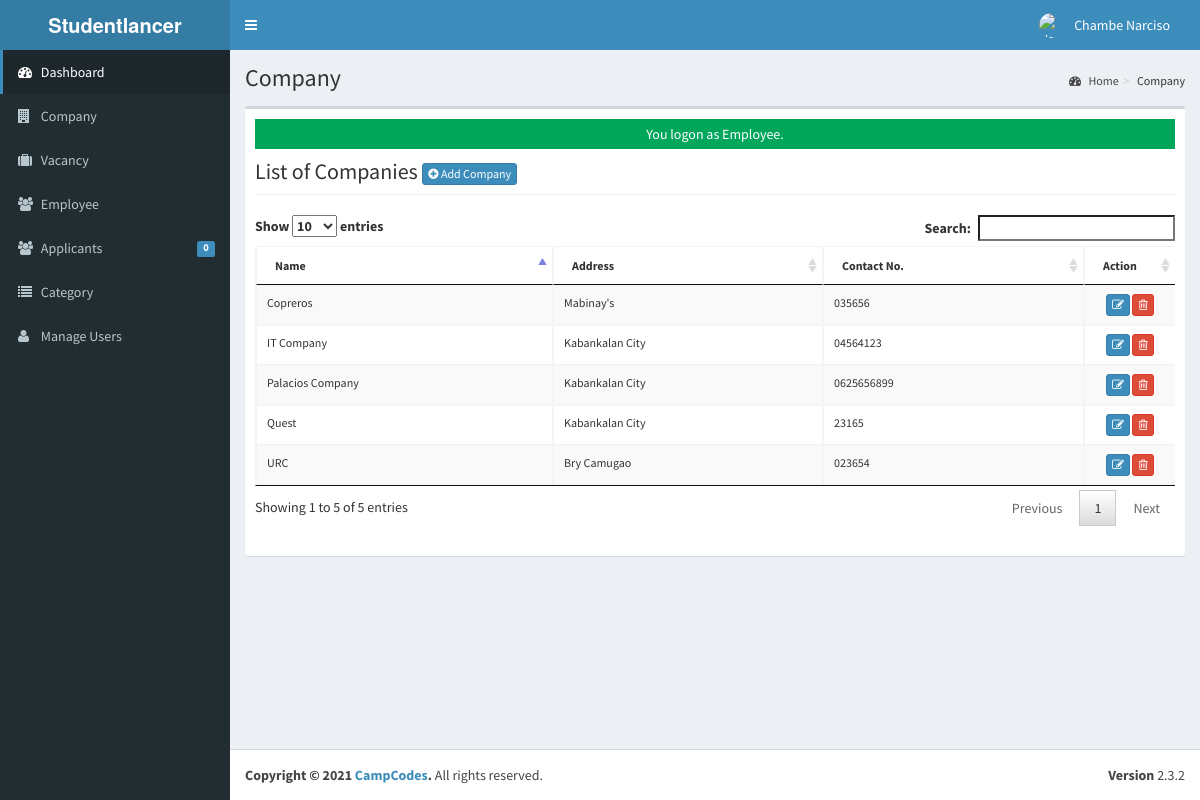
The app's page /admin/company/index.php (signed in), older data.
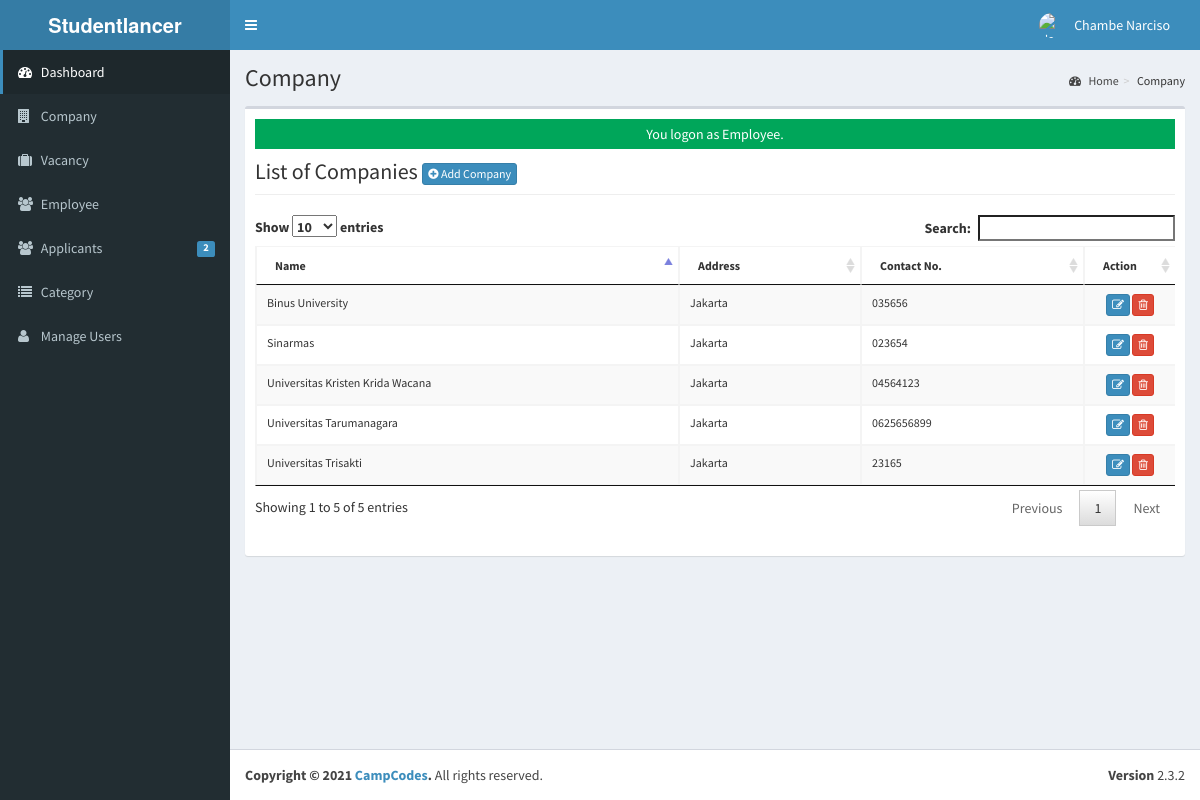
The same page, newer data.
### tables this page shows
CREATE TABLE `tblcompany` (
  `COMPANYID` int(11) NOT NULL,
  `COMPANYNAME` varchar(90) NOT NULL,
  `COMPANYADDRESS` varchar(90) NOT NULL,
  `COMPANYCONTACTNO` varchar(30) NOT NULL,
  `COMPANYSTATUS` varchar(90) NOT NULL,
  `COMPANYMISSION` text NOT NULL
);

### admin/company/index.php (called while the page is built, shortened)
<?php
require_once("../../include/initialize.php");
$title="Company";
require_once ("../theme/templates.php");
?>

### include/function.php (called while the page is built, shortened)
<?php
function currentpage(){
		$this_page = $_SERVER['SCRIPT_NAME'];
	    $bits = explode('/',$this_page);
		 return $bits[3];
	}
		?>

### include/database.php (called while the page is built, shortened)
<?php
class Database {
	var $sql_string = '';
	private $conn;
	public function open_connection() {
		$this->conn = mysqli_connect(server,user,pass);
		if(!$this->conn){
			echo "Problem in database connection! Contact administrator!";
			exit();
		}else{
			$db_select = mysqli_select_db($this->conn,database_name);
		}
	}
	function setQuery($sql='') {
		$this->sql_string=$sql;
	}
	function executeQuery() {
		$result = mysqli_query($this->conn,$this->sql_string);
		return $result;
	}
	private function confirm_query($result) {
		return $result;
	}
	function loadResultList( $key='' ) {
		$cur = $this->executeQuery();
		$array = array();
		while ($row = mysqli_fetch_object($cur)) {
			if ($key) {
				$array[$row->$key] = $row;
			} else {
				$array[] = $row;
			}
		}
		return $array;
	}
	function loadSingleResult() {
		$cur = $this->executeQuery();
		while ($row = mysqli_fetch_object($cur)) {
		return $data = $row;
		}
	}
}
$mydb = new Database();

### admin/company/list.php (the view, shortened to what the changed rows need)
<div class="row">
      	 <div class="col-lg-12">
           <h1 class="page-header">List of Companies  <a href="index.php?view=add" class="btn btn-primary btn-xs  ">  <i class="fa fa-plus-circle fw-fa"></i> Add Company</a>  </h1>
      		</div>
  		 </div>
 		    <form action="controller.php?action=delete" Method="POST">
		     <div class="table-responsive">
			<table id="dash-table" class="table table-striped table-bordered table-hover"  style="font-size:12px" cellspacing="0">
			  <thead>
			  	<tr>
			  		<th>Name</th>
			  		<th>Address</th>
			  		<th>Contact No.</th>
			  		 <th width="10%" align="center">Action</th>
			  	</tr>
			  </thead>
			  <tbody>
			  	<?php
			  		$mydb->setQuery("SELECT * FROM `tblcompany`");
			  		$cur = $mydb->loadResultList();
					foreach ($cur as $result) {
			  		echo '<tr>';
			  			echo '<td>' . $result->COMPANYNAME.'</td>';
			  			echo '<td>' . $result->COMPANYADDRESS.'</td>';
			  			echo '<td>' . $result->COMPANYCONTACTNO.'</td>';
			  		echo '<td align="center"><a title="Edit" href="index.php?view=edit&id='.$result->COMPANYID.'" class="btn btn-primary btn-xs  ">  <span class="fa fa-edit fw-fa"></a>
			  		     <a title="Delete" href="controller.php?action=delete&id='.$result->COMPANYID.'" class="btn btn-danger btn-xs  ">  <span class="fa  fa-trash-o fw-fa "></a></td>';
			  		echo '</tr>';
			  	}
			  	?>
			  </tbody>
			</table>
			</form>

### admin/theme/templates.php (shortened to what the changed rows need)
<!DOCTYPE html>
<html>
<head>
  <link rel="stylesheet" href="<?php echo web_root; ?>bootstrap/css/bootstrap.min.css">
  <link rel="stylesheet" href="<?php echo web_root; ?>plugins/font-awesome/css/font-awesome.min.css">
  <link rel="stylesheet" href="<?php echo web_root; ?>dist/css/AdminLTE.min.css">
  <link rel="stylesheet" href="<?php echo web_root; ?>dist/css/skins/_all-skins.min.css">
  <link rel="stylesheet" href="<?php echo web_root; ?>plugins/iCheck/flat/blue.css">
  <link rel="stylesheet" href="<?php echo web_root; ?>plugins/morris/morris.css">
  <link rel="stylesheet" href="<?php echo web_root; ?>plugins/jvectormap/jquery-jvectormap-1.2.2.css">
  <link href="<?php echo web_root; ?>plugins/datepicker/bootstrap-datetimepicker.min.css" rel="stylesheet" media="screen">
  <link rel="stylesheet" href="<?php echo web_root; ?>plugins/dataTables/jquery.dataTables.min.css">
  <link rel="stylesheet" href="<?php echo web_root; ?>plugins/bootstrap-wysihtml5/bootstrap3-wysihtml5.min.css">
</head>
<body class="hold-transition skin-blue fixed sidebar-mini">
  <div class="wrapper">
    <aside class="main-sidebar">
      <section class="sidebar">
        <ul class="sidebar-menu">
          <li class="<?php echo (currentpage() == 'applicants') ? "active" : false; ?>">
            <a href="<?php echo web_root; ?>admin/applicants/">
              <i class="fa fa-users"></i> <span>Applicants</span>
              <span class="label label-primary pull-right">
                <?php
                $sql = "SELECT count(*) as 'APPL' FROM `tbljobregistration` WHERE `PENDINGAPPLICATION`=1";
                $mydb->setQuery($sql);
                $pending = $mydb->loadSingleResult();
                echo $pending->APPL;
                ?>
              </span>
            </a>
          </li>
        </ul>
      </section>
    </aside>
    <div class="content-wrapper">
      <section class="content-header">
        <h1>
          <?php echo isset($title) ? $title : ''; ?>
        </h1>
      </section>
      <section class="content">
        <div class="row">
          <div class="col-xs-12">
            <div class="box">
              <div class="box-body">
                <?php
                require_once $content;
                ?>
            </div>
          </div>
        </div>
      </section>
    </div>
</body>
</html>

Row changes from the older to the newer data that the page shows:
changed tblcompany: COMPANYNAME "URC" → "Sinarmas"; COMPANYADDRESS "Bry Camugao" → "Jakarta"
changed tblcompany: COMPANYNAME "Copreros" → "Binus University"; COMPANYADDRESS "Mabinay's" → "Jakarta"
changed tblcompany: COMPANYNAME "Quest" → "Universitas Trisakti"; COMPANYADDRESS "Kabankalan City" → "Jakarta"
changed tblcompany: COMPANYNAME "Palacios Company" → "Universitas Tarumanagara"; COMPANYADDRESS "Kabankalan City" → "Jakarta"
changed tblcompany: COMPANYNAME "IT Company" → "Universitas Kristen Krida Wacana"; COMPANYADDRESS "Kabankalan City" → "Jakarta"
Text that changed along with them:
$pending->APPL: "0" → "2"
